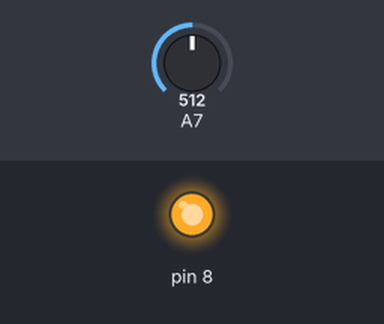
Simulated run of this sketch. Board: Arduino Uno, built with avr-gcc and run on an emulated ATmega328P. On the bench: output pins drawn as LEDs (lit = HIGH). The inputs (shaded band) are chosen by the test bench; at power-on: A7 = 512. What the sketch prints to the serial monitor is not drawn.

Above: at 1.2 s.
1.3 s: A7 set to 133
2.8 s: A7 set to 114
At 3.6 s:
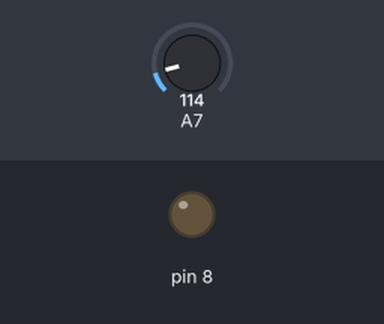
4.3 s: A7 set to 306
At 4.7 s:
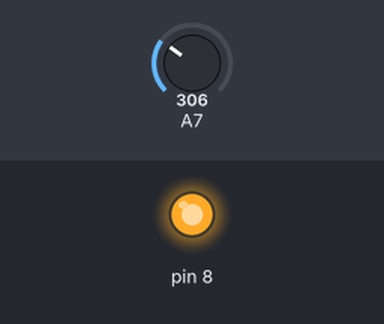
5.8 s: A7 set to 122
At 7.1 s:
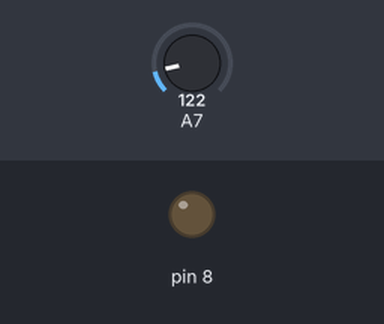
Timing chart, 0 to 8.3 s (numbered marks = the images above; inputs shaded):
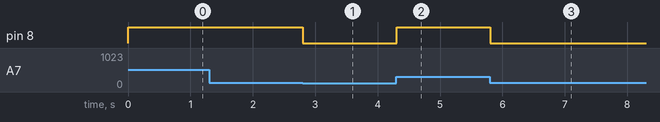

Measured:
- the behaviour switches between 128 and 127 on A7 (found by bisection; images 0 and 1)
- after the input at 1.3 s, every drawn part: stays the same
- after the input at 2.8 s, pin 8: HIGH → LOW at once
- after the input at 4.3 s, pin 8: LOW → HIGH at once
- after the input at 5.8 s, pin 8: HIGH → LOW at once

The sketch:

Potentiometer.ino
```cpp
#include "Arduino.h"


int val;


void setup(){
 pinMode(8, OUTPUT);
 pinMode(7, INPUT);
 Serial.begin(9600);
}

void loop(){

	val = analogRead(7);
	Serial.print(val);
  analogWrite(8, val);
}
```
